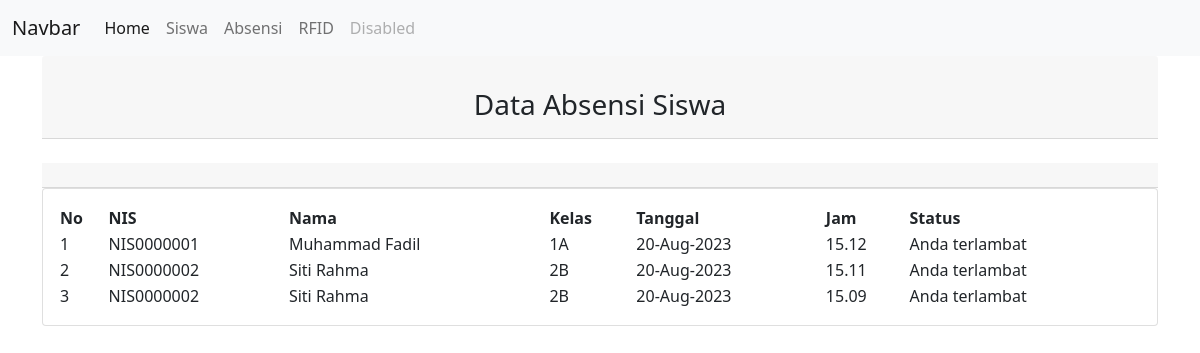
The app's page /absensi/absensi.php with its own data.
### tables this page shows
CREATE TABLE `t_absensi` (
  `id` int(50) NOT NULL,
  `nis` varchar(50) NOT NULL,
  `date_time` datetime NOT NULL,
  `keterangan` varchar(250) NOT NULL
);

CREATE TABLE `t_siswa` (
  `id` int(20) NOT NULL,
  `nis` varchar(50) NOT NULL,
  `nama` varchar(50) NOT NULL,
  `alamat` varchar(150) NOT NULL,
  `kelas` varchar(5) NOT NULL,
  `status` int(2) NOT NULL
);

### absensi/getdataabsensi.php (the view, shortened to what this page needs)
<?php
require '../db_connect.php';
$sql = "SELECT t_absensi.*, t_siswa.*
FROM t_absensi
INNER JOIN t_siswa ON t_absensi.nis = t_siswa.nis
ORDER BY `t_absensi`.`date_time` DESC";
$result = $conn->query($sql);
if ($result->num_rows > 0) {
    $counter = 1;
    while ($row = $result->fetch_assoc()) {
        $tgl = date('d-M-Y', strtotime($row["date_time"]));
        $jam = date('H.i', strtotime($row["date_time"]));
        echo "<tr>
                <td>$counter</td>
                <td>{$row['nis']}</td>
                <td>{$row['nama']}</td>
                <td>{$row['kelas']}</td>
                <td>$tgl</td>
                <td>$jam</td>
                <td>{$row['keterangan']}</td>
            </tr>";
        $counter++;
    }
}
?>

### records on screen
t_absensi: t_siswa.nis "NIS0000001", t_siswa.nama "Muhammad Fadil", t_siswa.kelas "1A", date_time "20-Aug-2023", date_time "15.12", keterangan "Anda terlambat"
t_absensi: t_siswa.nis "NIS0000002", t_siswa.nama "Siti Rahma", t_siswa.kelas "2B", date_time "20-Aug-2023", date_time "15.11", keterangan "Anda terlambat"
t_absensi: t_siswa.nis "NIS0000002", t_siswa.nama "Siti Rahma", t_siswa.kelas "2B", date_time "20-Aug-2023", date_time "15.09", keterangan "Anda terlambat"
